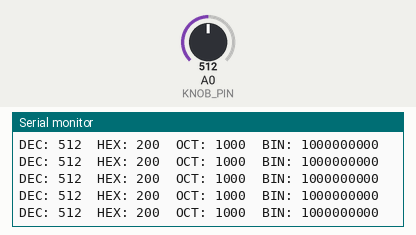
Bench run of a sketch on a simulated Arduino Uno, built with avr-gcc and run on an emulated ATmega328P. Shown: the last lines printed to the serial monitor. Inputs (shaded band) come from the test bench; at power-on: A0 (KNOB_PIN) = 512.

Above: at 1.2 s.
1.3 s: A0 (KNOB_PIN) set to 716
At 1.49 s:
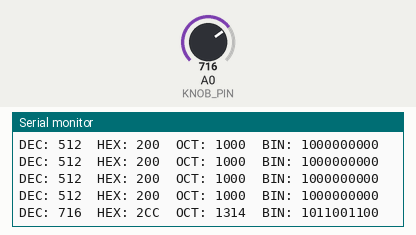
3.3 s: A0 (KNOB_PIN) set to 511
At 3.46 s:
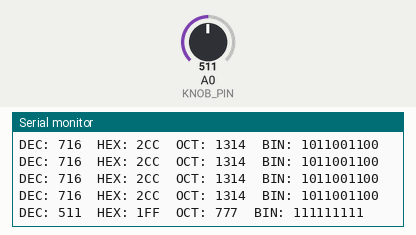
5.2 s: A0 (KNOB_PIN) set to 122
At 5.43 s:
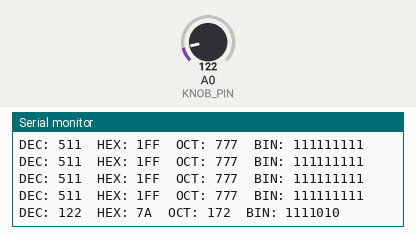

The sketch:

_02_ArduinoClass_Potentiometer.ino
```cpp
const int KNOB_PIN = 0;

void setup() {

  pinMode(KNOB_PIN, INPUT);

  Serial.begin(9600);

  Serial.println("Started!");
}

void loop() {

  // Reads value from 0 to 1023
  int foo = analogRead(KNOB_PIN);

  Serial.print("DEC: ");
  Serial.print(foo, DEC);

  Serial.print("\tHEX: ");
  Serial.print(foo, HEX);

  Serial.print("\tOCT: ");
  Serial.print(foo, OCT);


  Serial.print("\tBIN: ");
  Serial.print(foo, BIN);

  Serial.print("\n");

  delay(150);

}
```

Measured:
- after the input at 1.3 s, the serial monitor: prints a new line after 0.06 s (image 1)
- after the input at 3.3 s, the serial monitor: prints a new line at once (image 2)
- after the input at 5.2 s, the serial monitor: prints a new line after 0.09 s (image 3)
